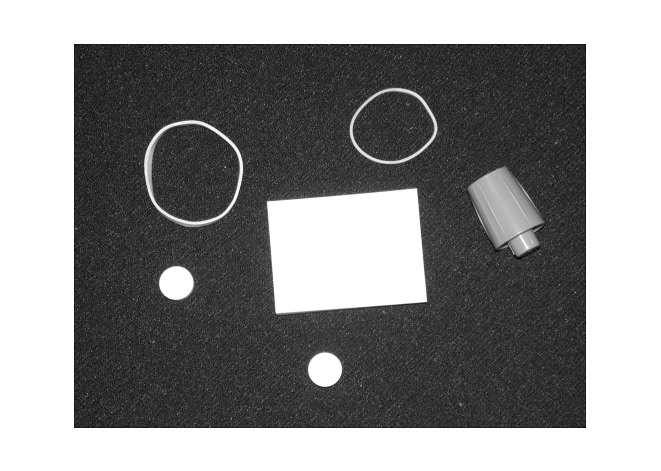
#> input picture 1.png, 661 x 471 px
$ python q1_part2.py
#> lines starting #> are read from the running program, lines starting #| are printed output that depends on the picture; after the words box and inside, x2 and y2 are one past the last pixel; in counts of white or black regions, pixels touching at a corner belong together
import numpy as np
import matplotlib.pyplot as plt
from PIL import Image
from matplotlib.widgets import Button
import matplotlib.patches as patches

class BoundaryTracer:
    def __init__(self, image_path):
        # Load and preprocess image
#> called with image_path = '1.png'
        self.image = np.array(Image.open(image_path).convert('L')).astype(float) / 255.0
        self.edge_map = None
        self.seed_points = []
        self.boundaries = []
        self.current_object = 0

    def detect_edges(self, sigma=1.0, threshold=0.1):
        """Detect edges using Sobel operators"""
#> called with sigma = 1, threshold = 0.1
        # Gaussian smoothing kernel
        kernel_size = int(6 * sigma)
        if kernel_size % 2 == 0:
            kernel_size += 1
        x = np.linspace(-kernel_size//2, kernel_size//2, kernel_size)
        y = np.linspace(-kernel_size//2, kernel_size//2, kernel_size)
        X, Y = np.meshgrid(x, y)
        gaussian = np.exp(-(X**2 + Y**2)/(2*sigma**2))
        gaussian = gaussian / gaussian.sum()

        # Apply Gaussian smoothing
        smoothed = np.zeros_like(self.image)
        pad = kernel_size//2
        padded_img = np.pad(self.image, pad, mode='edge')
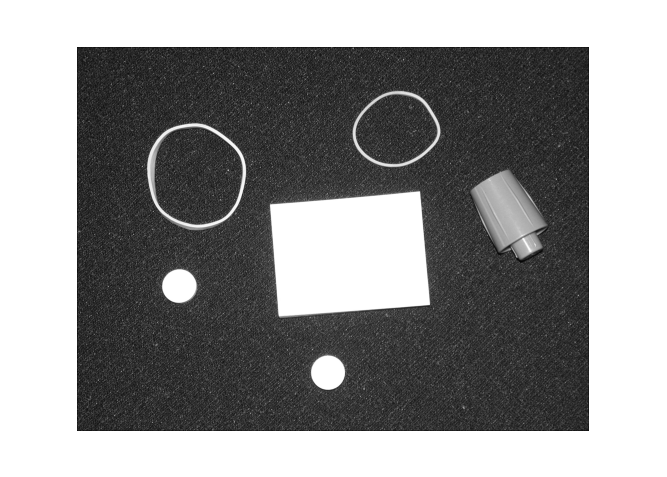
#> padded_img: shape (477, 667) float64; min 0.0235, max 1, mean 0.562
        for i in range(self.image.shape[0]):
            for j in range(self.image.shape[1]):
                smoothed[i,j] = np.sum(padded_img[i:i+kernel_size, j:j+kernel_size] * gaussian)
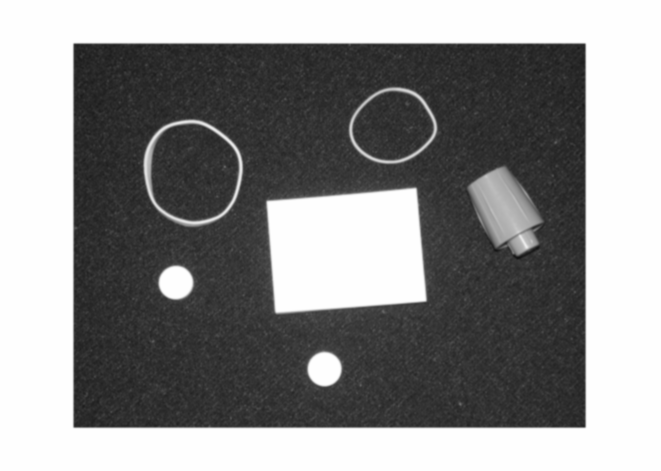
#> smoothed: shape (471, 661) float64; min 0.0819, max 1, mean 0.552

        # Sobel operators
        sobel_x = np.array([[-1, 0, 1], [-2, 0, 2], [-1, 0, 1]]) / 8
        sobel_y = np.array([[-1, -2, -1], [0, 0, 0], [1, 2, 1]]) / 8

        # Compute gradients
        grad_x = np.zeros_like(smoothed)
        grad_y = np.zeros_like(smoothed)
        padded = np.pad(smoothed, 1, mode='edge')
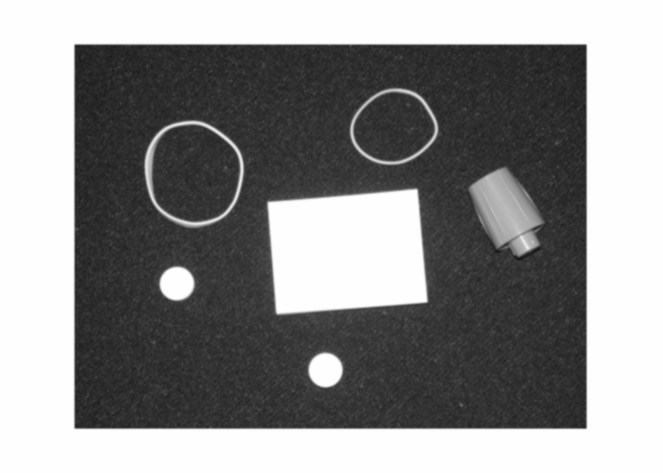
#> padded: shape (473, 663) float64; min 0.0819, max 1, mean 0.555

        for i in range(smoothed.shape[0]):
            for j in range(smoothed.shape[1]):
                grad_x[i,j] = np.sum(padded[i:i+3, j:j+3] * sobel_x)
                grad_y[i,j] = np.sum(padded[i:i+3, j:j+3] * sobel_y)
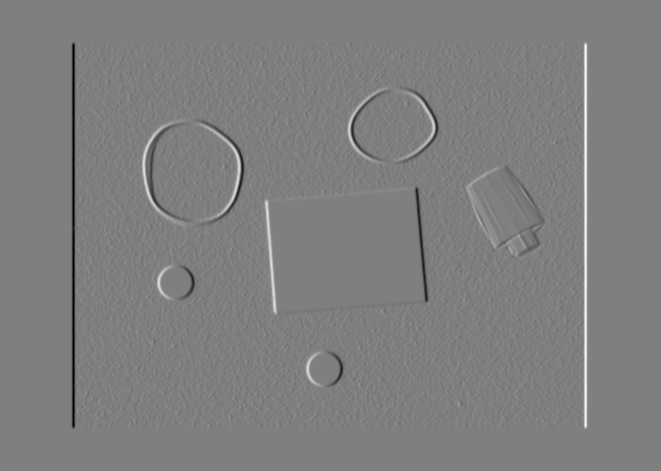
#> grad_x: shape (471, 661) float64; min -0.348, max 0.351, mean -6.42e-21; drawn with min black and max white
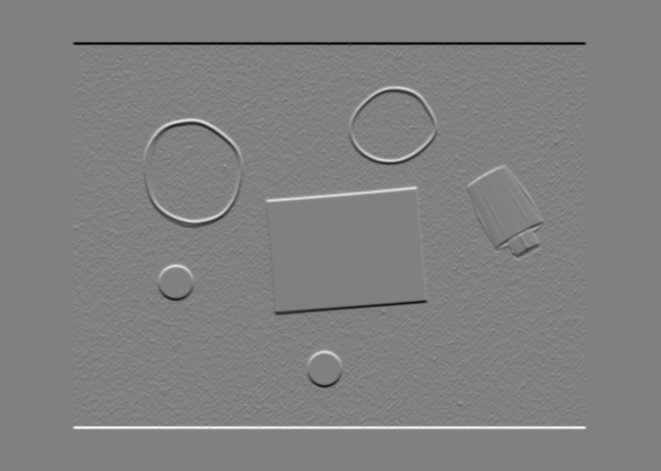
#> grad_y: shape (471, 661) float64; min -0.35, max 0.343, mean -5.84e-18; drawn with min black and max white

        # Compute magnitude and threshold
        magnitude = np.sqrt(grad_x**2 + grad_y**2)
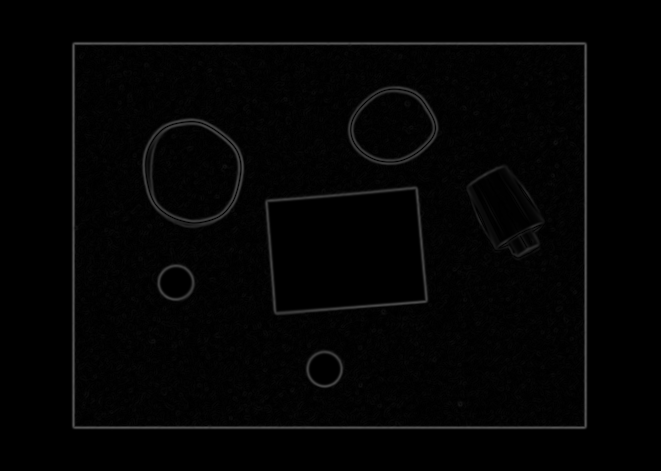
#> magnitude: shape (471, 661) float64; min 1.39e-17, max 0.351, mean 0.0151
        self.edge_map = (magnitude > threshold).astype(float)
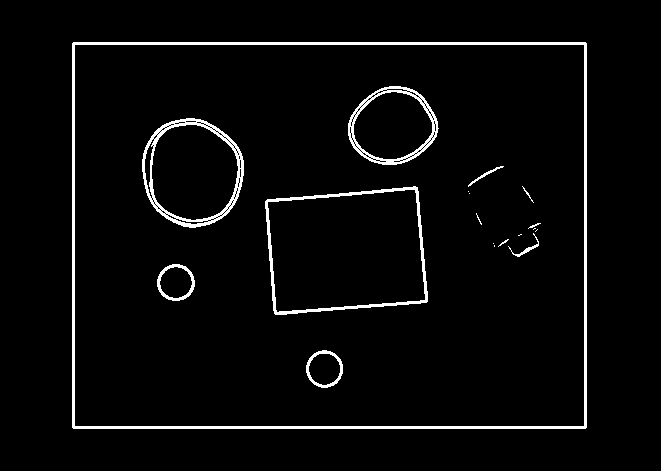
#> self.edge_map: shape (471, 661) float64; values 0 (black) and 1 (white), 3.6% white; 19 white regions (8 under 20 px), largest, box (x1, y1, x2, y2) and area: (72, 42, 587, 429) 5372, (142, 118, 244, 228) 1816, (265, 186, 428, 315) 1669

    # [53 lines left out: functions trace_boundary, onclick, not called in this run]

    def process_image(self):
        """Main processing pipeline"""
        # Detect edges
        self.detect_edges(sigma=1.0, threshold=0.1)

        # Setup interactive plot
        self.fig, self.ax = plt.subplots(figsize=(10, 10))
        self.ax.imshow(self.edge_map, cmap='gray')
        self.ax.set_title('Click on edge pixels to trace boundaries')

        # Connect click event
        self.fig.canvas.mpl_connect('button_press_event', self.onclick)

        # Add done button
        ax_done = plt.axes([0.81, 0.05, 0.1, 0.075])
        btn_done = Button(ax_done, 'Done')
        btn_done.on_clicked(lambda event: plt.close())

        plt.show()

        # Display final results
        plt.figure(figsize=(15, 5))

        # Original image
        plt.subplot(131)
        plt.imshow(self.image, cmap='gray')
        plt.title('Original Image')

        # Edge map
        plt.subplot(132)
        plt.imshow(self.edge_map, cmap='gray')
        plt.title('Edge Map')

        # Traced boundaries
        plt.subplot(133)
        plt.imshow(self.image, cmap='gray')
        for boundary in self.boundaries:
            boundary_y, boundary_x = zip(*boundary)
            plt.plot(boundary_x, boundary_y, 'r-', linewidth=2)
        plt.title('Traced Boundaries')

        plt.tight_layout()
        plt.show()

# Example usage
if __name__ == "__main__":
    tracer = BoundaryTracer('1.png')
    tracer.process_image()

$ run again, with ques.png copied over 1.png
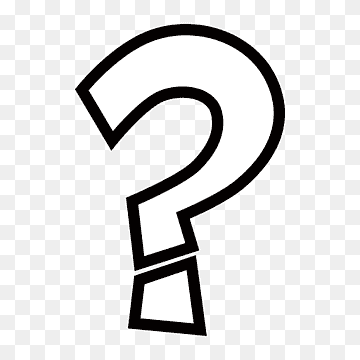
#> input picture ques.png, 360 x 360 px
#> after the loop in detect_edges, `for i in range(smoothed.shape[0]):`:
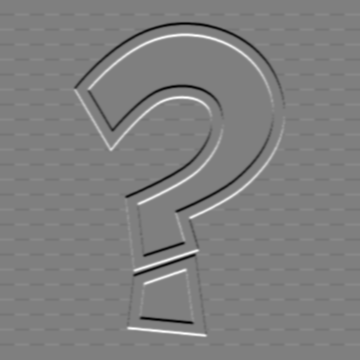
#> grad_y: shape (360, 360) float64; min -0.385, max 0.386, mean 4.41e-07; drawn with min black and max white
#> in detect_edges, `self.edge_map = (magnitude > threshold).astype(float)`:
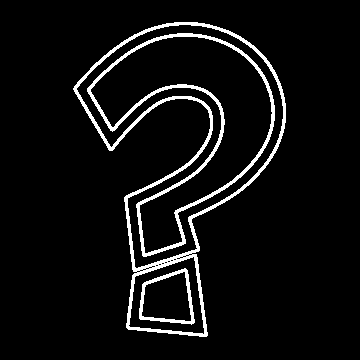
#> self.edge_map: shape (360, 360) float64; values 0 (black) and 1 (white), 6% white; 3 white regions, box (x1, y1, x2, y2) and area: (73, 22, 286, 337) 4137, (87, 33, 275, 257) 2951, (139, 268, 195, 325) 633
